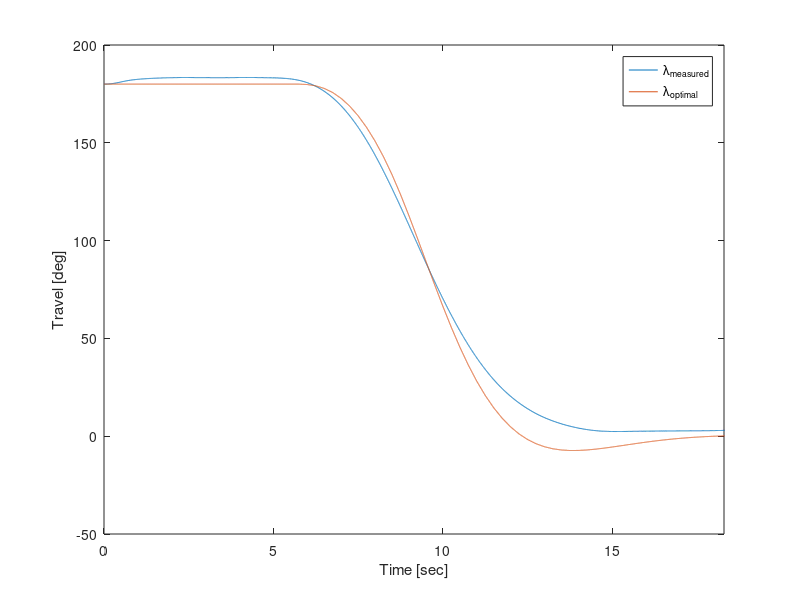
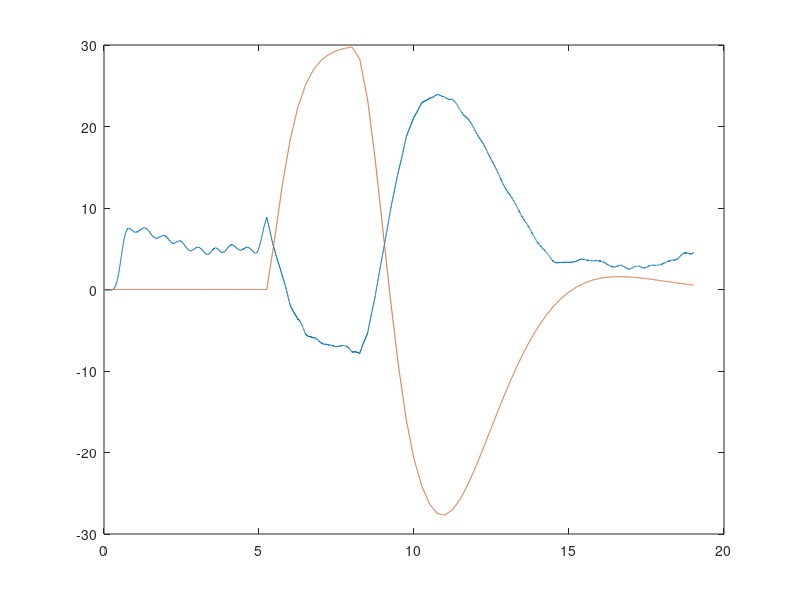

MATLAB code to generate these figures, in order: (Note: this script raises an error after producing the figures.)

%lambda
data1 = load('task103_travel.mat');
data1 = data1.travel;

t = data1(1, :);

lambda_measured = data1(2, :);
lambda_opt = data1(3, :);

p_measured = data1(4, :);
p_opt = data1(5, :);

%Plot
figure(1)
plot(t, lambda_measured);
hold on;
plot(t, lambda_opt);
hold on;
legend('\lambda_{measured}', '\lambda_{optimal}');
xlim([0, 18.3]);
xlabel('Time [sec]')
ylabel('Travel [deg]')
print -depsc task103_travel_10

figure(2)
plot(t, p_measured);
hold on;
plot(t, p_opt);
hold on;
yline((30*pi)/180,'-.b' );
legend('p_{measured}', 'p_{optimal}');
xlim([0, 18.3]);
xlabel('Time [sec]')
ylabel('Pitch [deg]')
print -depsc task103_p_10